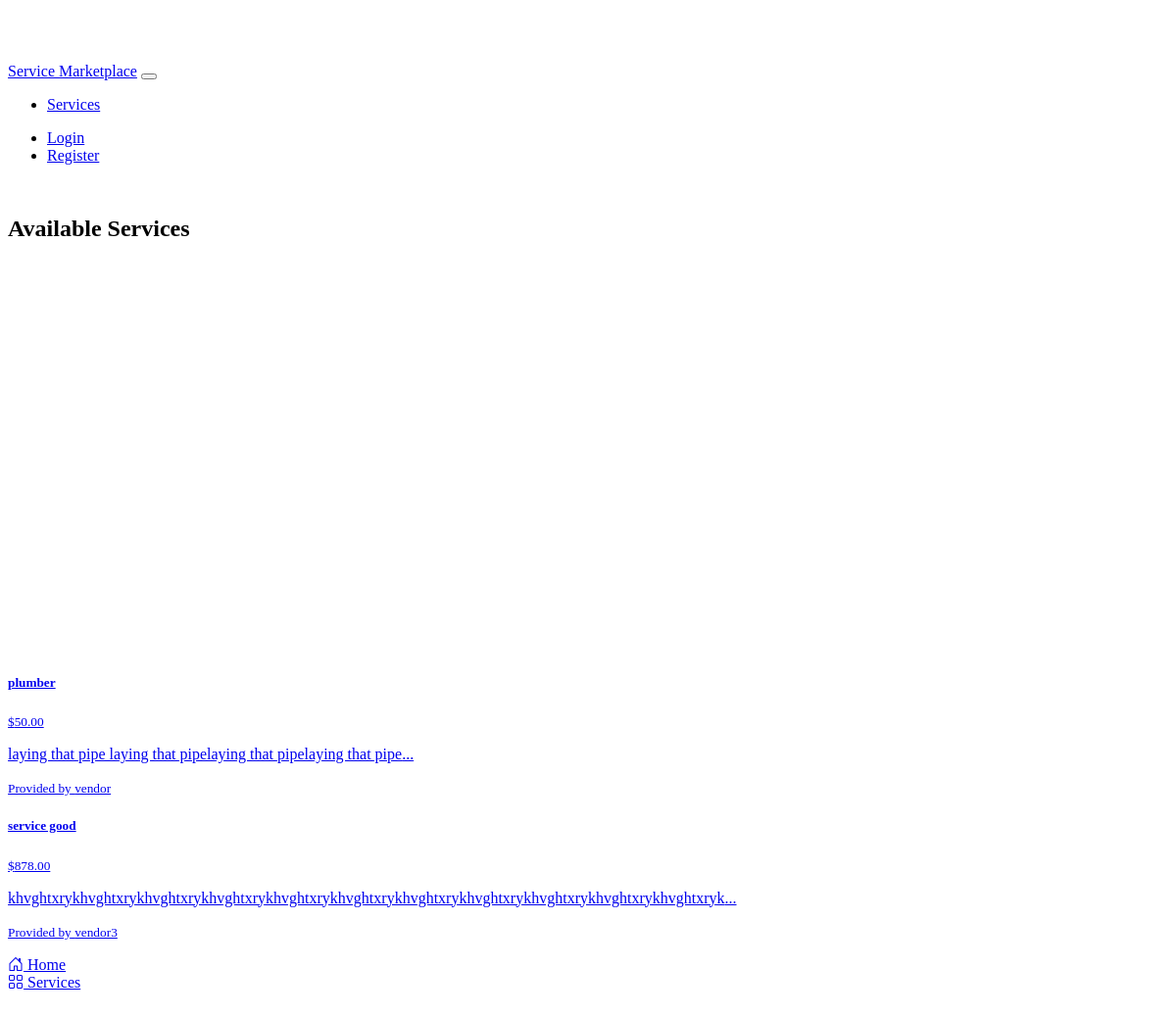
/services, run on the app's committed database.
### models.py (models this page shows, shortened)
class Service(db.Model):
    id = db.Column(db.Integer, primary_key=True)
    title = db.Column(db.String(100), nullable=False)
    description = db.Column(db.Text, nullable=False)
    detailed_description = db.Column(db.Text)
    rate = db.Column(db.Float, nullable=False)
    project_rate = db.Column(db.Float)
    provider_id = db.Column(db.Integer, db.ForeignKey('user.id'), nullable=False)
    category_id = db.Column(db.Integer, db.ForeignKey('service_category.id'), nullable=False)
    created_at = db.Column(db.DateTime, default=datetime.utcnow)
    portfolio_images = db.Column(db.JSON)
    availability = db.Column(db.JSON)
    tags = db.relationship('ServiceTag', secondary=service_tags, lazy='subquery',
        backref=db.backref('services', lazy=True))
    requests = db.relationship('ServiceRequest', backref='service', lazy=True)

class User(UserMixin, db.Model):
    id = db.Column(db.Integer, primary_key=True)
    username = db.Column(db.String(64), unique=True, nullable=False)
    email = db.Column(db.String(120), unique=True, nullable=False)
    password_hash = db.Column(db.String(256))
    is_provider = db.Column(db.Boolean, default=False)
    is_admin = db.Column(db.Boolean, default=False)  # New admin role
    latitude = db.Column(db.Float)
    longitude = db.Column(db.Float)
    profile_image = db.Column(db.String(255))  # Store image path
    services = db.relationship('Service', backref='provider', lazy=True)

### routes.py (the view)
@app.route('/services')
def service_list():
    services = Service.query.all()
    return render_template('service_list.html', services=services)

### templates/service_list.html (shortened to what this page needs)
{% extends "base.html" %}
{% block content %}
<div class="row mb-4">
    <div class="col">
        <h2>Available Services</h2>
    </div>
</div>
<div class="row">
    <div class="col-md-8">
        <div id="map" style="height: 400px;" class="mb-4"></div>
    </div>
    <div class="col-md-4">
        <div class="list-group">
            {% for service in services %}
            <a href="{{ url_for('service_detail', id=service.id) }}" class="list-group-item list-group-item-action">
                <div class="d-flex w-100 justify-content-between">
                    <h5 class="mb-1">{{ service.title }}</h5>
                    <small>${{ "%.2f"|format(service.rate) }}</small>
                </div>
                <p class="mb-1">{{ service.description[:100] }}...</p>
                <small>Provided by {{ service.provider.username }}</small>
            </a>
            {% endfor %}
        </div>
    </div>
</div>
{% endblock %}

### templates/base.html (shortened to what this page needs)
<!DOCTYPE html>
<html lang="en" data-bs-theme="dark">
<head>
    <link rel="stylesheet" href="https://cdn.replit.com/agent/bootstrap-agent-dark-theme.min.css">
    <link rel="stylesheet" href="https://unpkg.com/leaflet@1.7.1/dist/leaflet.css">
    <link rel="stylesheet" href="https://cdn.jsdelivr.net/npm/bootstrap-icons@1.7.2/font/bootstrap-icons.css">
    <link rel="stylesheet" href="{{ url_for('static', filename='css/custom.css') }}">
</head>
<body>
    <nav class="navbar navbar-expand-lg navbar-dark bg-dark fixed-top mb-4">
        <div class="container">
            <a class="navbar-brand" href="{{ url_for('index') }}">Service Marketplace</a>
            <button class="navbar-toggler" type="button" data-bs-toggle="collapse" data-bs-target="#navbarNav">
            </button>
            <div class="collapse navbar-collapse" id="navbarNav">
                <ul class="navbar-nav me-auto">
                    <li class="nav-item">
                        <a class="nav-link" href="{{ url_for('service_list') }}">Services</a>
                    </li>
                </ul>
                <ul class="navbar-nav">
                    {% if current_user.is_authenticated %}
                    <li class="nav-item">
                        <a class="nav-link" href="{{ url_for('logout') }}">Logout</a>
                    </li>
                    {% else %}
                    <li class="nav-item">
                        <a class="nav-link" href="{{ url_for('login') }}">Login</a>
                    </li>
                    <li class="nav-item">
                        <a class="nav-link" href="{{ url_for('register') }}">Register</a>
                    </li>
                    {% endif %}
                </ul>
            </div>
        </div>
    </nav>
    <div class="content-wrapper">
        <div class="container">
            {% block content %}{% endblock %}
        </div>
    </div>
    <nav class="navbar navbar-dark bg-dark fixed-bottom d-lg-none">
        <div class="container-fluid">
            <div class="row w-100 text-center">
                <div class="col">
                    <a href="{{ url_for('index') }}" class="text-light text-decoration-none">
                        <i class="bi bi-house-door"></i>
                        <span class="d-block small">Home</span>
                    </a>
                </div>
                <div class="col">
                    <a href="{{ url_for('service_list') }}" class="text-light text-decoration-none">
                        <i class="bi bi-grid"></i>
                        <span class="d-block small">Services</span>
                    </a>
                </div>
            </div>
        </div>
    </nav>
</body>
</html>

### static/css/custom.css (style rules this page uses)
:root { --navbar-height: 56px; --bottom-nav-height: 65px; }
body { padding-top: var(--navbar-height); padding-bottom: var(--bottom-nav-height); }
.content-wrapper { min-height: calc(100vh - var(--navbar-height) - var(--bottom-nav-height)); padding: 1rem 0; }
#map, #provider-map { border-radius: var(--bs-border-radius); border: 1px solid var(--bs-border-color); transition: all 0.3s ease; }
.list-group-item { background-color: var(--bs-dark); border-color: var(--bs-border-color); transition: background-color 0.2s ease; }

### data on the page
Service: title "plumber", rate "50.00", description "laying that pipe laying that pipelaying that pipelaying that pipe", provider.username "vendor"
Service: title "service good", rate "878.00", description "khvghtxrykhvghtxrykhvghtxrykhvghtxrykhvghtxrykhvghtxrykhvghtxrykhvghtxrykhvghtxrykhvghtxrykhvghtxryk", provider.username "vendor3"
